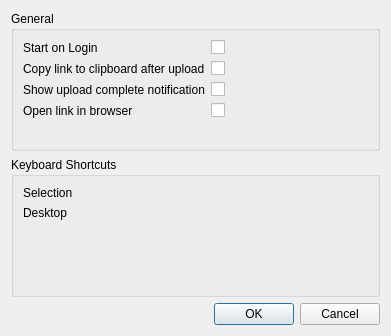
<?xml version="1.0" encoding="UTF-8"?>
<ui version="4.0">
 <class>PreferencesDialog</class>
 <widget class="QDialog" name="PreferencesDialog">
  <property name="geometry">
   <rect>
    <x>0</x>
    <y>0</y>
    <width>391</width>
    <height>336</height>
   </rect>
  </property>
  <property name="windowTitle">
   <string>Preferences</string>
  </property>
  <layout class="QVBoxLayout" name="verticalLayout_3">
   <item>
    <widget class="QGroupBox" name="groupBox_2">
     <property name="title">
      <string>General</string>
     </property>
     <layout class="QVBoxLayout" name="verticalLayout_2">
      <item>
       <layout class="QFormLayout" name="formLayout_2">
        <item row="0" column="0">
         <widget class="QLabel" name="startOnLoginLabel">
          <property name="text">
           <string>Start on Login</string>
          </property>
         </widget>
        </item>
        <item row="0" column="1">
         <widget class="QCheckBox" name="startOnLoginCheckBox"/>
        </item>
        <item row="1" column="0">
         <widget class="QLabel" name="copyLinkToClipboardAfterUploadLabel">
          <property name="text">
           <string>Copy link to clipboard after upload</string>
          </property>
         </widget>
        </item>
        <item row="1" column="1">
         <widget class="QCheckBox" name="copyLinkToClipboardCheckBox"/>
        </item>
        <item row="2" column="0">
         <widget class="QLabel" name="showUploadCompleteNotificationLabel">
          <property name="text">
           <string>Show upload complete notification</string>
          </property>
         </widget>
        </item>
        <item row="2" column="1">
         <widget class="QCheckBox" name="showUploadCompleteNotificationCheckBox"/>
        </item>
        <item row="3" column="0">
         <widget class="QLabel" name="openLinkInBrowserLabel">
          <property name="text">
           <string>Open link in browser</string>
          </property>
         </widget>
        </item>
        <item row="3" column="1">
         <widget class="QCheckBox" name="openLinkInBrowserCheckBox"/>
        </item>
       </layout>
      </item>
     </layout>
    </widget>
   </item>
   <item>
    <widget class="QGroupBox" name="groupBox">
     <property name="title">
      <string>Keyboard Shortcuts</string>
     </property>
     <layout class="QVBoxLayout" name="verticalLayout">
      <item>
       <layout class="QFormLayout" name="formLayout">
        <item row="0" column="0">
         <widget class="QLabel" name="selectionLabel">
          <property name="text">
           <string>Selection</string>
          </property>
         </widget>
        </item>
        <item row="0" column="1">
         <widget class="QWidget" name="selectionWidget" native="true"/>
        </item>
        <item row="1" column="0">
         <widget class="QLabel" name="desktopLabel">
          <property name="text">
           <string>Desktop</string>
          </property>
         </widget>
        </item>
        <item row="1" column="1">
         <widget class="QWidget" name="desktopWidget" native="true"/>
        </item>
       </layout>
      </item>
     </layout>
    </widget>
   </item>
   <item>
    <widget class="QDialogButtonBox" name="buttonBox">
     <property name="orientation">
      <enum>Qt::Horizontal</enum>
     </property>
     <property name="standardButtons">
      <set>QDialogButtonBox::Cancel|QDialogButtonBox::Ok</set>
     </property>
    </widget>
   </item>
  </layout>
 </widget>
 <resources/>
 <connections>
  <connection>
   <sender>buttonBox</sender>
   <signal>accepted()</signal>
   <receiver>PreferencesDialog</receiver>
   <slot>accept()</slot>
   <hints>
    <hint type="sourcelabel">
     <x>248</x>
     <y>254</y>
    </hint>
    <hint type="destinationlabel">
     <x>157</x>
     <y>274</y>
    </hint>
   </hints>
  </connection>
  <connection>
   <sender>buttonBox</sender>
   <signal>rejected()</signal>
   <receiver>PreferencesDialog</receiver>
   <slot>reject()</slot>
   <hints>
    <hint type="sourcelabel">
     <x>316</x>
     <y>260</y>
    </hint>
    <hint type="destinationlabel">
     <x>286</x>
     <y>274</y>
    </hint>
   </hints>
  </connection>
 </connections>
</ui>
